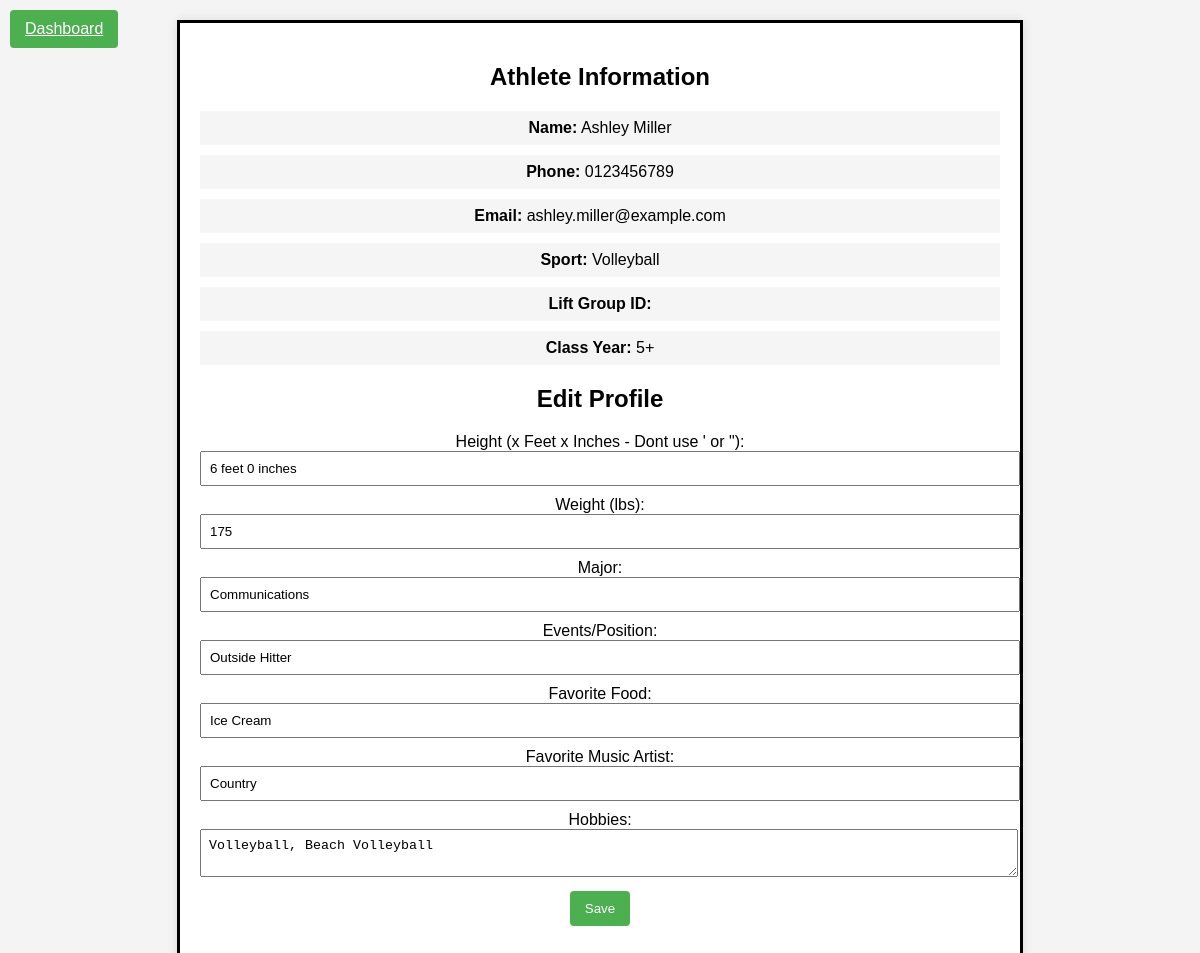
/athlete-profile.php (signed in), run on the app's committed database.
### tables this page shows
CREATE TABLE Athlete (
    AthleteID int PRIMARY KEY,
	SportID varchar(50) NOT NULL,
	LiftGroupID int NULL,
	FirstName varchar(50) NOT NULL,
    LastName varchar(50) NOT NULL,
    PhoneNumber varchar(11) NOT NULL,
    Email varchar(50) NOT NULL,
	ClassYear varchar(50) NOT NULL,
    Username varchar(50) NOT NULL,
    Password varchar(50) NOT NULL,
	Height varchar(20) NULL,
	Weight varchar(10) NULL,
	Major varchar(30) NULL,
	EventsOrPosition varchar(100) NULL,
	FavoriteFood varchar(50) NULL,
	FavoriteMusicArtist varchar(50) NULL,
	Hobbies varchar(200) NULL
);

### athlete-profile.php (the view, shortened to what this page needs)
<?php
    include("db_connection.php");
    $username = $_SESSION['username'];
    $password = $_SESSION['password'];
    $fetchAthleteInfoSql = "SELECT * FROM Athlete WHERE Username = '$username' AND Password = '$password'";
    $result = mysqli_query($conn, $fetchAthleteInfoSql);
    if ($result && $row = mysqli_fetch_assoc($result)) {
        $name = $row['FirstName'] . ' ' . $row['LastName'];
        $phone = $row['PhoneNumber'];
        $email = $row['Email'];
        $sportId = isset($row['SportID']) ? $row['SportID'] : '';
        $liftGroupId = isset($row['LiftGroupID']) ? $row['LiftGroupID'] : '';
        $classYear = $row['ClassYear'];
        $height = isset($row['Height']) ? $row['Height'] : '';
        $weight = isset($row['Weight']) ? $row['Weight'] : '';
        $major = isset($row['Major']) ? $row['Major'] : '';
        $eventsOrPosition = isset($row['EventsOrPosition']) ? $row['EventsOrPosition'] : '';
        $favoriteFood = isset($row['FavoriteFood']) ? $row['FavoriteFood'] : '';
        $favoriteMusicArtist = isset($row['FavoriteMusicArtist']) ? $row['FavoriteMusicArtist'] : '';
        $hobbies = isset($row['Hobbies']) ? $row['Hobbies'] : '';
    } else {
        header("Location: error.php");
        exit();
    }
?>
<!DOCTYPE html>
<html lang="en">
<head>
</head>
<body>
    <div class="container">
	<a href="athlete-dashboard.php" class="back-btn-to-dashboard">Dashboard</a>
        <div class="profile-section">
            <h2>Athlete Information</h2>
            <div class="uneditable-field"><strong>Name:</strong> <?php echo $name; ?></div>
            <div class="uneditable-field"><strong>Phone:</strong> <?php echo $phone; ?></div>
            <div class="uneditable-field"><strong>Email:</strong> <?php echo $email; ?></div>
            <div class="uneditable-field"><strong>Sport:</strong> <?php echo $sportId; ?></div>
            <div class="uneditable-field"><strong>Lift Group ID:</strong> <?php echo $liftGroupId; ?></div>
            <div class="uneditable-field"><strong>Class Year:</strong> <?php echo $classYear; ?></div>
        </div>
        <div class="profile-section editable-section">
            <h2>Edit Profile</h2>
			<form method="POST" action="<?php echo htmlspecialchars($_SERVER["PHP_SELF"]); ?>">
				<label for="height">Height (x Feet x Inches - Dont use ' or "):</label>
				<input type="text" id="height" name="height" value="<?php echo $height; ?>">
				<label for="weight">Weight (lbs):</label>
				<input type="text" id="weight" name="weight" value="<?php echo $weight; ?>">
				<label for="major">Major:</label>
				<input type="text" id="major" name="major" value="<?php echo $major; ?>">
				<label for="eventsOrPosition">Events/Position:</label>
				<input type="text" id="eventsOrPosition" name="eventsOrPosition" value="<?php echo $eventsOrPosition; ?>">
				<label for="favoriteFood">Favorite Food:</label>
				<input type="text" id="favoriteFood" name="favoriteFood" value="<?php echo $favoriteFood; ?>">
				<label for="favoriteMusicArtist">Favorite Music Artist:</label>
				<input type="text" id="favoriteMusicArtist" name="favoriteMusicArtist" value="<?php echo $favoriteMusicArtist; ?>">
				<label for="hobbies">Hobbies:</label>
				<textarea id="hobbies" name="hobbies"><?php echo $hobbies; ?></textarea>
				<button class="save-btn" onclick="saveProfile()">Save</button>
			</form>
        </div>
    </div>
</body>
</html>

### athlete-profile.php (style rules this page uses)
body { font-family: Arial, sans-serif; margin: 0; padding: 0; background-color: #f4f4f4; }
.back-btn-to-dashboard { position: absolute; top: 10px; left: 10px; background-color: #4caf50; color: white; padding: 10px 15px; border: none; border-radius: 4px; cursor: pointer; }
.container { max-width: 800px; margin: 20px auto; padding: 20px; background-color: #fff; box-shadow: 0 0 10px rgba(0, 0, 0, 0.1); text-align: center; border: 3px solid black; }
.profile-section { margin-bottom: 20px; }
.editable-section input, .editable-section textarea { width: 100%; padding: 8px; margin-bottom: 10px; }
.uneditable-field { background-color: #f5f5f5; padding: 8px; margin-bottom: 10px; }
.save-btn { background-color: #4caf50; color: white; padding: 10px 15px; border: none; border-radius: 4px; cursor: pointer; }

### data on the page
athlete: name "Ashley Miller", PhoneNumber "0123456789", Email "ashley.miller@example.com", SportID "Volleyball", ClassYear "5+", height "6 feet 0 inches", weight "175", major "Communications", eventsOrPosition "Outside Hitter", favoriteFood "Ice Cream", favoriteMusicArtist "Country", hobbies "Volleyball, Beach Volleyball"
